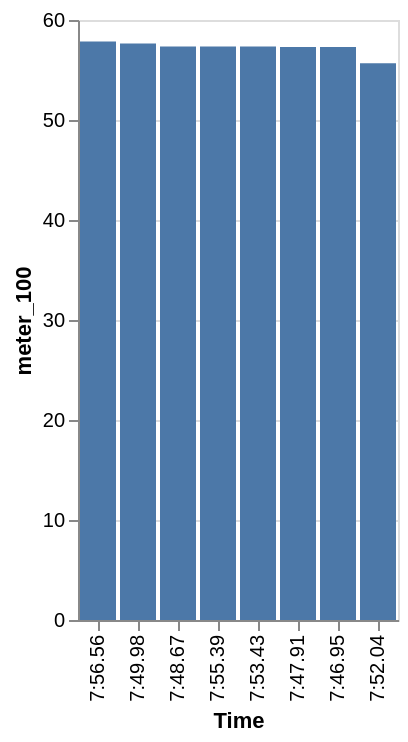

Express this chart as Vega-Lite.
### Vega-Lite specification from a JSON file in a GitHub repository (floating-point values rounded to 4 significant figures)
{"data": {"values": [{"x_data": "7:56.56", "y_data": 57.84}, {"x_data": "7:49.98", "y_data": 57.66}, {"x_data": "7:48.67", "y_data": 57.35}, {"x_data": "7:55.39", "y_data": 57.34}, {"x_data": "7:53.43", "y_data": 57.34}, {"x_data": "7:47.91", "y_data": 57.31}, {"x_data": "7:46.95", "y_data": 57.31}, {"x_data": "7:52.04", "y_data": 55.67}]}, "mark": "bar", "encoding": {"x": {"field": "x_data", "type": "nominal", "title": "Time", "sort": {"op": "sum", "field": "y_data", "order": "descending"}}, "y": {"field": "y_data", "type": "quantitative", "title": "meter_100"}}}
